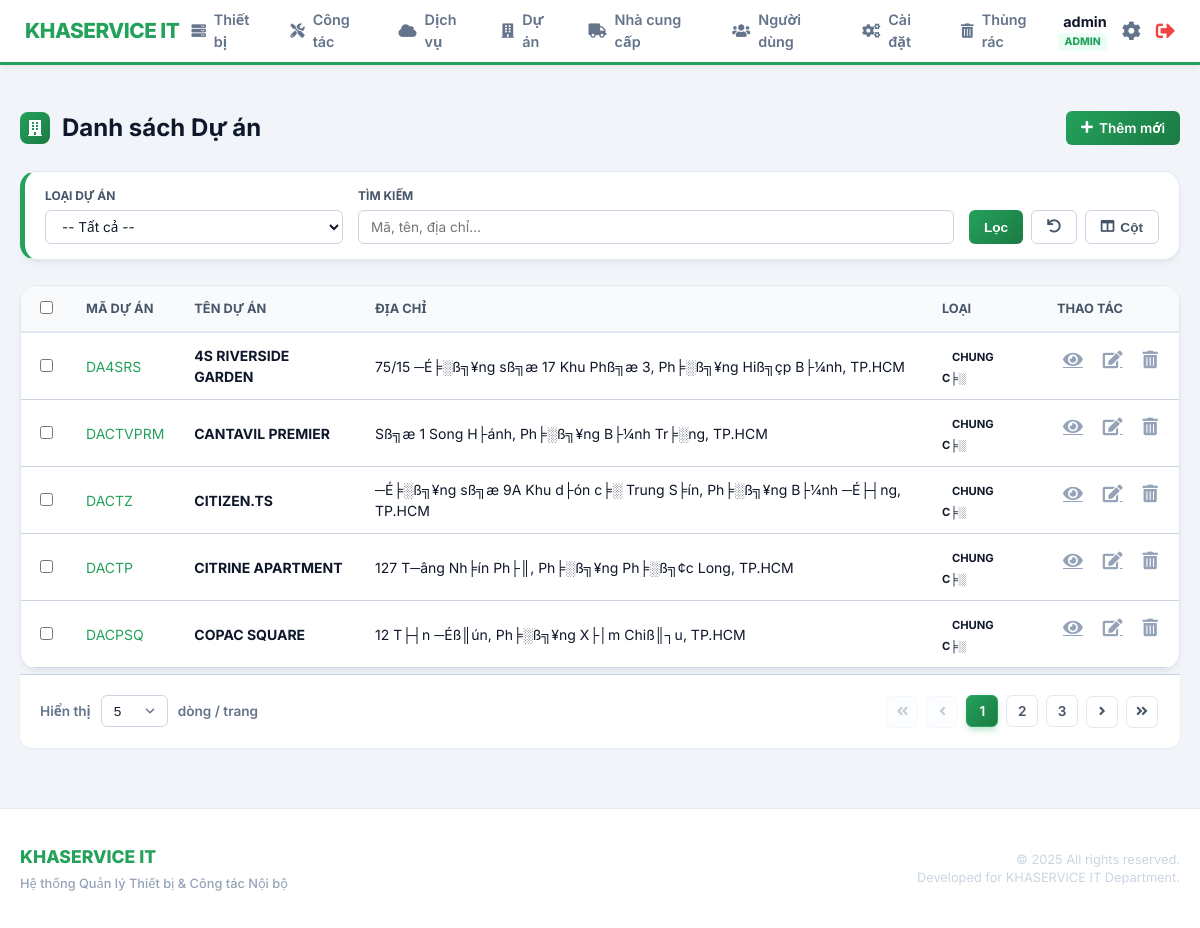
Page /index.php?page=projects/list (signed in) on the committed database.
### tables this page shows
CREATE TABLE `projects` (
  `id` int(11) NOT NULL AUTO_INCREMENT,
  `ma_du_an` varchar(50) NOT NULL COMMENT 'M?? d??? ??n n???i b??? (VD: DA01, DA02)',
  `ten_du_an` varchar(255) NOT NULL COMMENT 'T??n d??? ??n / chung c??',
  `dia_chi_duong` varchar(255) DEFAULT NULL,
  `dia_chi_phuong_xa` varchar(100) DEFAULT NULL,
  `dia_chi_tinh_tp` varchar(100) DEFAULT NULL,
  `dia_chi` text DEFAULT NULL COMMENT '?????a ch??? d??? ??n',
  `loai_du_an` varchar(100) DEFAULT NULL COMMENT 'Lo???i d??? ??n (Chung c??, V??n ph??ng...)',
  `ghi_chu` text DEFAULT NULL COMMENT 'Ghi ch?? th??m',
  `deleted_at` timestamp NULL DEFAULT NULL,
  PRIMARY KEY (`id`)
);

### includes/auth.php (called while the page is built, shortened)
<?php
function isAdmin() {
    return isset($_SESSION['role']) && $_SESSION['role'] === 'admin';
}
function isIT() {
    return isset($_SESSION['role']) && ($_SESSION['role'] === 'it' || $_SESSION['role'] === 'admin');
}
?>

### modules/projects/list.php (the view, shortened to what this page needs)
<?php
$rows_per_page = (isset($_GET['limit']) && is_numeric($_GET['limit'])) ? (int)$_GET['limit'] : 5;
$current_page  = (isset($_GET['p']) && is_numeric($_GET['p'])) ? (int)$_GET['p'] : 1;
$filter_keyword = trim($_GET['filter_keyword'] ?? '');
$where_clauses = ["deleted_at IS NULL"];
$where_sql = !empty($where_clauses) ? ' WHERE ' . implode(' AND ', $where_clauses) : '';
$count_stmt = $pdo->prepare("SELECT COUNT(*) FROM projects $where_sql");
$count_stmt->execute();
$total_rows  = (int)$count_stmt->fetchColumn();
$total_pages = max(1, ceil($total_rows / $rows_per_page));
$offset = ($current_page - 1) * $rows_per_page;
$stmt = $pdo->prepare("SELECT * FROM projects $where_sql ORDER BY ten_du_an ASC LIMIT :limit OFFSET :offset");
$stmt->bindValue(':limit',  $rows_per_page, PDO::PARAM_INT);
$stmt->bindValue(':offset', $offset, PDO::PARAM_INT);
$stmt->execute();
$projects_list = $stmt->fetchAll(PDO::FETCH_ASSOC);
$all_columns = [
    'ma_du_an'   => ['label' => 'Mã Dự án', 'default' => true],
    'ten_du_an'  => ['label' => 'Tên Dự án', 'default' => true],
    'dia_chi'    => ['label' => 'Địa chỉ', 'default' => true],
    'loai_du_an' => ['label' => 'Loại', 'default' => true],
];
?>
<div class="page-header">
    <h2><i class="fas fa-building"></i> Danh sách Dự án</h2>
    <?php if(isIT()): ?><a href="index.php?page=projects/add" class="btn btn-primary"><i class="fas fa-plus"></i> Thêm mới</a><?php endif; ?>
</div>
<div class="card filter-section">
    <form action="index.php" method="GET" class="filter-form">
        <div class="filter-group">
            <label>Loại Dự án</label>
            <select name="filter_type">
                <option value="">-- Tất cả --</option>
            </select>
        </div>
        <div class="filter-group" style="flex: 2;">
            <label>Tìm kiếm</label>
            <input type="text" name="filter_keyword" placeholder="Mã, tên, địa chỉ..." value="<?php echo htmlspecialchars($filter_keyword); ?>">
        </div>
        <div class="filter-actions" style="margin-left: auto;">
            <button type="submit" class="btn btn-primary">Lọc</button>
            <a href="index.php?page=projects/list" class="btn btn-secondary"><i class="fas fa-undo"></i></a>
            <div class="column-selector-container">
                <button type="button" class="btn btn-secondary" onclick="toggleColumnMenu()"><i class="fas fa-columns"></i> Cột</button>
            </div>
        </div>
    </form>
</div>
<form action="index.php?page=projects/export" method="POST" id="projects-form">
    <div class="table-container card">
        <table class="content-table" id="projectsTable">
            <thead>
                <tr>
                    <th width="40"><input type="checkbox" id="select-all"></th>
                    <?php foreach ($all_columns as $k => $c): ?>
                        <th data-col="<?php echo $k; ?>"><?php echo htmlspecialchars($c['label']); ?></th>
                    <?php endforeach; ?>
                    <th width="100" class="text-center">Thao tác</th>
                </tr>
            </thead>
            <tbody>
                <?php foreach ($projects_list as $p): ?>
                    <tr>
                        <td><input type="checkbox" name="ids[]" value="<?php echo $p['id']; ?>" class="row-checkbox"></td>
                        <td data-col="ma_du_an" class="font-medium text-primary"><?php echo htmlspecialchars($p['ma_du_an']); ?></td>
                        <td data-col="ten_du_an" class="font-bold"><?php echo htmlspecialchars($p['ten_du_an']); ?></td>
                        <td data-col="dia_chi">
                            <?php
                                $addr = array_filter([$p['dia_chi_duong'], $p['dia_chi_phuong_xa'], $p['dia_chi_tinh_tp']]);
                                echo htmlspecialchars(!empty($addr) ? implode(', ', $addr) : '');
                            ?>
                        </td>
                        <td data-col="loai_du_an"><span class="badge status-info"><?php echo htmlspecialchars($p['loai_du_an']); ?></span></td>
                        <td class="actions text-center">
                            <a href="index.php?page=projects/view&id=<?php echo $p['id']; ?>" class="btn-icon" title="Xem"><i class="fas fa-eye"></i></a>
                            <?php if(isIT()): ?>
                                <a href="index.php?page=projects/edit&id=<?php echo $p['id']; ?>" class="btn-icon" title="Sửa"><i class="fas fa-edit"></i></a>
                                <?php if(isAdmin()):  ?>
                                    <a href="index.php?page=projects/delete&id=<?php echo $p['id']; ?>" data-url="index.php?page=projects/delete&id=<?php echo $p['id']; ?>&confirm_delete=1" class="btn-icon delete-btn" title="Xóa"><i class="fas fa-trash-alt"></i></a>
                                <?php endif; ?>
                            <?php endif; ?>
                        </td>
                    </tr>
                <?php endforeach; ?>
            </tbody>
        </table>
    </div>
</form>
<div class="pagination-container">
    <div class="rows-per-page">
        <form action="index.php" method="GET" class="rows-per-page-form">
            <label>Hiển thị</label>
            <select name="limit" onchange="this.form.submit()" class="form-select-sm">
                <?php foreach([5,10,25,50,100] as $lim): ?>
                    <option value="<?php echo $lim; ?>" <?php echo $rows_per_page == $lim ? 'selected' : ''; ?>><?php echo $lim; ?></option>
                <?php endforeach; ?>
            </select>
            <span>dòng / trang</span>
        </form>
    </div>
    <div class="pagination-links">
        <?php $q = $_GET; unset($q['p']); $base = 'index.php?' . http_build_query($q); ?>
        <a href="<?php echo $base . '&p=1'; ?>" class="page-link <?php echo $current_page <= 1 ? 'disabled' : ''; ?>" title="Trang đầu"><i class="fas fa-angle-double-left"></i></a>
        <a href="<?php echo $base . '&p=' . max(1, $current_page - 1); ?>" class="page-link <?php echo $current_page <= 1 ? 'disabled' : ''; ?>" title="Trang trước"><i class="fas fa-angle-left"></i></a>
        <?php for ($i = max(1, $current_page - 2); $i <= min($total_pages, $current_page + 2); $i++): ?>
            <a href="<?php echo $base . '&p=' . $i; ?>" class="page-link <?php echo $i == $current_page ? 'active' : ''; ?>"><?php echo $i; ?></a>
        <?php endfor; ?>
        <a href="<?php echo $base . '&p=' . min($total_pages, $current_page + 1); ?>" class="page-link <?php echo $current_page >= $total_pages ? 'disabled' : ''; ?>" title="Trang sau"><i class="fas fa-angle-right"></i></a>
        <a href="<?php echo $base . '&p=' . $total_pages; ?>" class="page-link <?php echo $current_page >= $total_pages ? 'disabled' : ''; ?>" title="Trang cuối"><i class="fas fa-angle-double-right"></i></a>
    </div>
</div>

### assets/css/layout.css (style rules this page uses)
* { box-sizing: border-box; }
html, body { height: 100%; margin: 0; max-width: 100%; overflow-x: hidden; }
body { display: flex; flex-direction: column; background-color: var(--background-color); }

### rows in the picture
projects: ma_du_an "DA4SRS", ten_du_an "4S RIVERSIDE GARDEN", addr "75/15 ─É╞░ß╗¥ng sß╗æ 17 Khu Phß╗æ 3, Ph╞░ß╗¥ng Hiß╗çp B├¼nh, TP.HCM", loai_du_an "CHUNG C╞░"
projects: ma_du_an "DACTVPRM", ten_du_an "CANTAVIL PREMIER", addr "Sß╗æ 1 Song H├ánh, Ph╞░ß╗¥ng B├¼nh Tr╞░ng, TP.HCM", loai_du_an "CHUNG C╞░"
projects: ma_du_an "DACTZ", ten_du_an "CITIZEN.TS", addr "─É╞░ß╗¥ng sß╗æ 9A Khu d├ón c╞░ Trung S╞ín, Ph╞░ß╗¥ng B├¼nh ─É├┤ng, TP.HCM", loai_du_an "CHUNG C╞░"
projects: ma_du_an "DACTP", ten_du_an "CITRINE APARTMENT", addr "127 T─âng Nh╞ín Ph├║, Ph╞░ß╗¥ng Ph╞░ß╗¢c Long, TP.HCM", loai_du_an "CHUNG C╞░"
projects: ma_du_an "DACPSQ", ten_du_an "COPAC SQUARE", addr "12 T├┤n ─Éß║ún, Ph╞░ß╗¥ng X├│m Chiß║┐u, TP.HCM", loai_du_an "CHUNG C╞░"

### other values in the picture
$_SESSION['fullname'] "admin"
$_SESSION['role'] "ADMIN"
$c['label'] "MÃ DỰ ÁN"
$c['label'] "TÊN DỰ ÁN"
$c['label'] "ĐỊA CHỈ"
$c['label'] "LOẠI"
form field limit "5"
